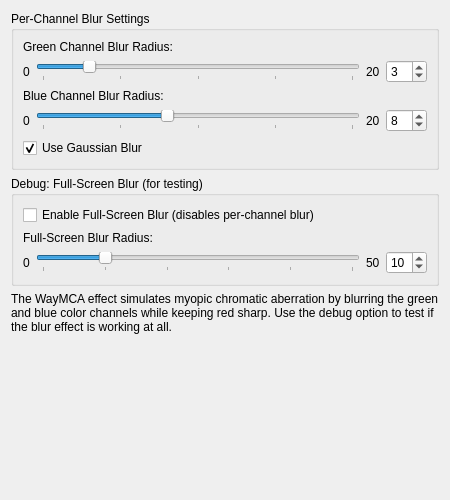
<?xml version="1.0" encoding="UTF-8"?>
<ui version="4.0">
 <class>WayMCAConfig</class>
 <widget class="QWidget" name="WayMCAConfig">
  <property name="geometry">
   <rect>
    <x>0</x>
    <y>0</y>
    <width>450</width>
    <height>500</height>
   </rect>
  </property>
  <layout class="QVBoxLayout" name="verticalLayout">
   <item>
    <widget class="QGroupBox" name="groupBox">
     <property name="title">
      <string>Per-Channel Blur Settings</string>
     </property>
     <layout class="QVBoxLayout" name="verticalLayout_2">
      <item>
       <widget class="QLabel" name="label">
        <property name="text">
         <string>Green Channel Blur Radius:</string>
        </property>
       </widget>
      </item>
      <item>
       <layout class="QHBoxLayout" name="horizontalLayout">
        <item>
         <widget class="QLabel" name="label_2">
          <property name="text">
           <string>0</string>
          </property>
         </widget>
        </item>
        <item>
         <widget class="QSlider" name="kcfg_GreenBlurRadius">
          <property name="minimum">
           <number>0</number>
          </property>
          <property name="maximum">
           <number>20</number>
          </property>
          <property name="value">
           <number>3</number>
          </property>
          <property name="orientation">
           <enum>Qt::Horizontal</enum>
          </property>
          <property name="tickPosition">
           <enum>QSlider::TicksBelow</enum>
          </property>
          <property name="tickInterval">
           <number>5</number>
          </property>
         </widget>
        </item>
        <item>
         <widget class="QLabel" name="label_3">
          <property name="text">
           <string>20</string>
          </property>
         </widget>
        </item>
        <item>
         <widget class="QSpinBox" name="kcfg_GreenBlurRadius_spinbox">
          <property name="minimum">
           <number>0</number>
          </property>
          <property name="maximum">
           <number>20</number>
          </property>
          <property name="value">
           <number>3</number>
          </property>
         </widget>
        </item>
       </layout>
      </item>
      <item>
       <widget class="QLabel" name="label_4">
        <property name="text">
         <string>Blue Channel Blur Radius:</string>
        </property>
       </widget>
      </item>
      <item>
       <layout class="QHBoxLayout" name="horizontalLayout_2">
        <item>
         <widget class="QLabel" name="label_5">
          <property name="text">
           <string>0</string>
          </property>
         </widget>
        </item>
        <item>
         <widget class="QSlider" name="kcfg_BlueBlurRadius">
          <property name="minimum">
           <number>0</number>
          </property>
          <property name="maximum">
           <number>20</number>
          </property>
          <property name="value">
           <number>8</number>
          </property>
          <property name="orientation">
           <enum>Qt::Horizontal</enum>
          </property>
          <property name="tickPosition">
           <enum>QSlider::TicksBelow</enum>
          </property>
          <property name="tickInterval">
           <number>5</number>
          </property>
         </widget>
        </item>
        <item>
         <widget class="QLabel" name="label_6">
          <property name="text">
           <string>20</string>
          </property>
         </widget>
        </item>
        <item>
         <widget class="QSpinBox" name="kcfg_BlueBlurRadius_spinbox">
          <property name="minimum">
           <number>0</number>
          </property>
          <property name="maximum">
           <number>20</number>
          </property>
          <property name="value">
           <number>8</number>
          </property>
         </widget>
        </item>
       </layout>
      </item>
      <item>
       <widget class="QCheckBox" name="kcfg_UseGaussianBlur">
        <property name="text">
         <string>Use Gaussian Blur</string>
        </property>
        <property name="checked">
         <bool>true</bool>
        </property>
       </widget>
      </item>
     </layout>
    </widget>
   </item>
   <item>
    <widget class="QGroupBox" name="groupBox_2">
     <property name="title">
      <string>Debug: Full-Screen Blur (for testing)</string>
     </property>
     <layout class="QVBoxLayout" name="verticalLayout_3">
      <item>
       <widget class="QCheckBox" name="kcfg_FullScreenBlur">
        <property name="text">
         <string>Enable Full-Screen Blur (disables per-channel blur)</string>
        </property>
        <property name="checked">
         <bool>false</bool>
        </property>
       </widget>
      </item>
      <item>
       <widget class="QLabel" name="label_8">
        <property name="text">
         <string>Full-Screen Blur Radius:</string>
        </property>
       </widget>
      </item>
      <item>
       <layout class="QHBoxLayout" name="horizontalLayout_3">
        <item>
         <widget class="QLabel" name="label_9">
          <property name="text">
           <string>0</string>
          </property>
         </widget>
        </item>
        <item>
         <widget class="QSlider" name="kcfg_FullScreenBlurRadius">
          <property name="minimum">
           <number>0</number>
          </property>
          <property name="maximum">
           <number>50</number>
          </property>
          <property name="value">
           <number>10</number>
          </property>
          <property name="orientation">
           <enum>Qt::Horizontal</enum>
          </property>
          <property name="tickPosition">
           <enum>QSlider::TicksBelow</enum>
          </property>
          <property name="tickInterval">
           <number>10</number>
          </property>
         </widget>
        </item>
        <item>
         <widget class="QLabel" name="label_10">
          <property name="text">
           <string>50</string>
          </property>
         </widget>
        </item>
        <item>
         <widget class="QSpinBox" name="kcfg_FullScreenBlurRadius_spinbox">
          <property name="minimum">
           <number>0</number>
          </property>
          <property name="maximum">
           <number>50</number>
          </property>
          <property name="value">
           <number>10</number>
          </property>
         </widget>
        </item>
       </layout>
      </item>
     </layout>
    </widget>
   </item>
   <item>
    <widget class="QLabel" name="label_7">
     <property name="text">
      <string>The WayMCA effect simulates myopic chromatic aberration by blurring the green and blue color channels while keeping red sharp. Use the debug option to test if the blur effect is working at all.</string>
     </property>
     <property name="wordWrap">
      <bool>true</bool>
     </property>
    </widget>
   </item>
   <item>
    <spacer name="verticalSpacer">
     <property name="orientation">
      <enum>Qt::Vertical</enum>
     </property>
     <property name="sizeHint" stdset="0">
      <size>
       <width>20</width>
       <height>40</height>
      </size>
     </property>
    </spacer>
   </item>
  </layout>
 </widget>
 <resources/>
 <connections>
  <connection>
   <sender>kcfg_GreenBlurRadius</sender>
   <signal>valueChanged(int)</signal>
   <receiver>kcfg_GreenBlurRadius_spinbox</receiver>
   <slot>setValue(int)</slot>
  </connection>
  <connection>
   <sender>kcfg_GreenBlurRadius_spinbox</sender>
   <signal>valueChanged(int)</signal>
   <receiver>kcfg_GreenBlurRadius</receiver>
   <slot>setValue(int)</slot>
  </connection>
  <connection>
   <sender>kcfg_BlueBlurRadius</sender>
   <signal>valueChanged(int)</signal>
   <receiver>kcfg_BlueBlurRadius_spinbox</receiver>
   <slot>setValue(int)</slot>
  </connection>
  <connection>
   <sender>kcfg_BlueBlurRadius_spinbox</sender>
   <signal>valueChanged(int)</signal>
   <receiver>kcfg_BlueBlurRadius</receiver>
   <slot>setValue(int)</slot>
  </connection>
  <connection>
   <sender>kcfg_FullScreenBlurRadius</sender>
   <signal>valueChanged(int)</signal>
   <receiver>kcfg_FullScreenBlurRadius_spinbox</receiver>
   <slot>setValue(int)</slot>
  </connection>
  <connection>
   <sender>kcfg_FullScreenBlurRadius_spinbox</sender>
   <signal>valueChanged(int)</signal>
   <receiver>kcfg_FullScreenBlurRadius</receiver>
   <slot>setValue(int)</slot>
  </connection>
 </connections>
</ui>
